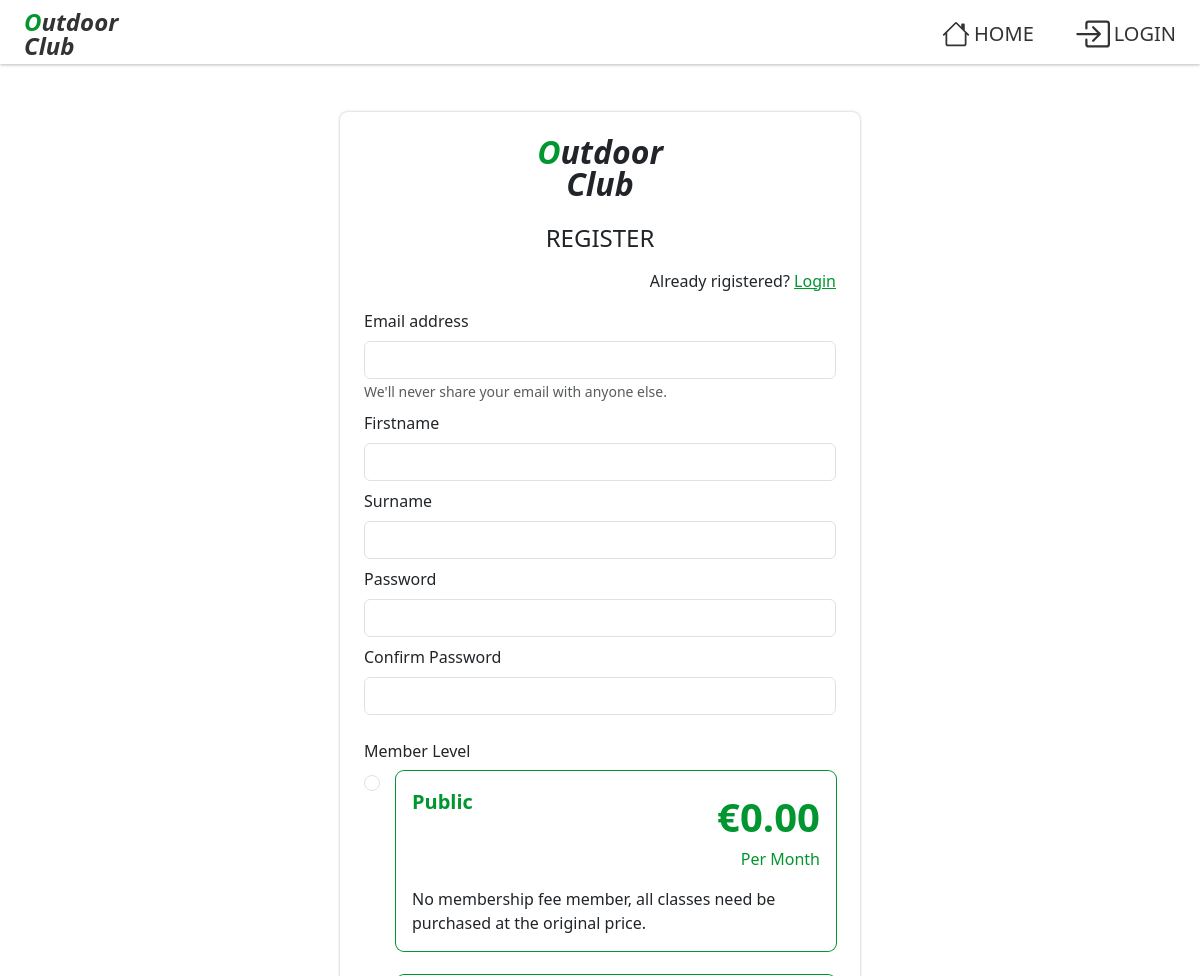
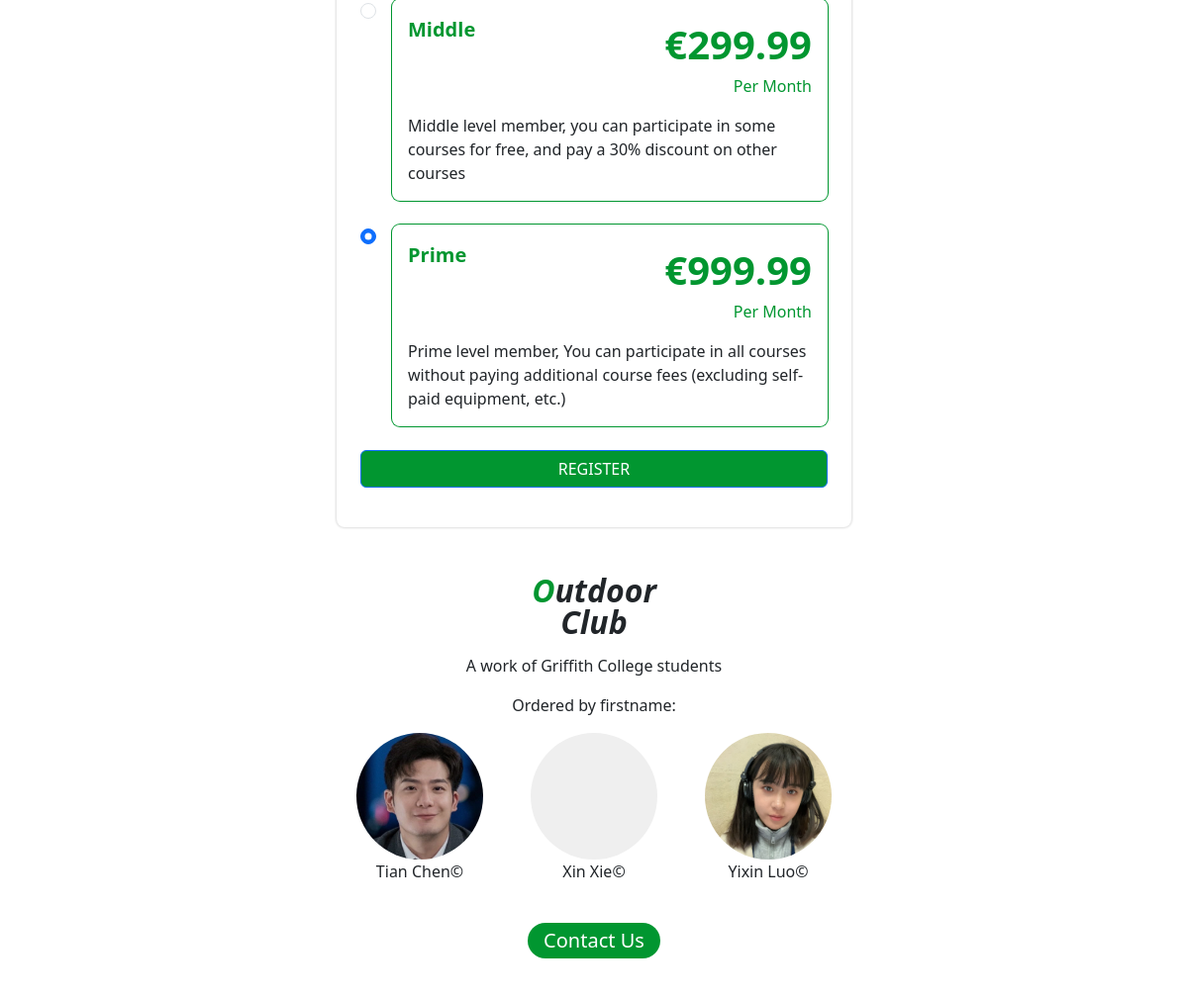
/register.php, run on the app's committed database (2 pictures, top to bottom).
### tables this page shows
create table if not exists member_level (
  `id` INT UNIQUE AUTO_INCREMENT,
  `name` varchar(50) not null,
  `fee` decimal(8,4) not null,
  `priority` INT not null,
  `desc` varchar(200) not null,
  `del_flag` INT not null default 0,
  `create_time` timestamp DEFAULT CURRENT_TIMESTAMP not null,
  primary key(id)
);

### api/getMemberLevels.php (called while the page is built)
<?php
include("databaseVariables.php");
$conn = new PDO("mysql:host=$servername", $username, $password);
$conn->setAttribute(PDO::ATTR_ERRMODE, PDO::ERRMODE_EXCEPTION);
$sql = "SELECT `id`, `name`, `fee`, `priority`, `desc`, `create_time` FROM sewagroup.member_level";
$memberLevelList = $conn->query($sql);
return $memberLevelList;

### register.php (the view, shortened to what this page needs)
<!DOCTYPE html>
<html>
<head>
    <link href="css/bootstrap.min.css" rel="stylesheet">
    <link rel="stylesheet" href="css/app.css" />
    <link rel="stylesheet" href="css/register.css" />
</head>
<body id="register" class="page-container d-flex flex-column">
    <?php include './app/views/header.php' ?>
    <?php
    include ("./api/getMemberLevels.php");
    ?>
    <section class="register-wrapper d-flex justify-content-center align-items-center">
        <section id="registerBox" class="p-4 w-100 mt-5">
            <h2 class="fw-bold text-center lh-1 fst-italic mb-4 mt-0 logo"><span
                    class="text-color-primary">O</span>utdoor
                </br> Club</h2>
            <h4 class="text-center">REGISTER</h4>
            <p class="text-end mt-3">Already rigistered? <a href="login.php" class="text-color-primary">Login</a></p>
            <form method="POST" action="<?php echo htmlspecialchars($_SERVER["PHP_SELF"]); ?>">
                <section class="mb-2">
                    <label for="email" class="form-label">Email address</label>
                    <input type="email" id="email" name="email" class="form-control" aria-describedby="emailHelp" required>
                    <span id="emailHelp" class="form-text">We'll never share your email with anyone else.</span><br />
                </section>
                <section class="mb-2">
                    <label for="firstname" class="form-label">Firstname</label>
                    <input type="text" id="firstname" name="firstname" class="form-control" required>
                </section>
                <section class="mb-2">
                    <label for="surname" class="form-label">Surname</label>
                    <input type="text" id="surname" name="surname" class="form-control" required>
                </section>
                <section class="mb-2">
                    <label for="password" class="form-label">Password</label>
                    <input type="password" id="password" name="password" class="form-control" required>
                </section>
                <section class="mb-4">
                    <label for="repeatPassword" class="form-label">Confirm Password</label>
                    <input type="password" id="repeatPassword" name="repeatPassword" class="form-control" required>
                </section>
                <section class="mb-4">
                    <label for="memberLevel" class="form-label">Member Level</label><br />
                    <?php
                    while ($row = $memberLevelList->fetch(PDO::FETCH_ASSOC)) {
                        echo '<section class="d-flex mb-4"><input value="' . $row["id"] . '" class="form-check-input" type="radio" name="memberLevel" id="' . $row["name"] . '" checked>';
                        echo '<label class="form-check-label level-item p-3 ms-3" for="' . $row["name"] . '">';
                        echo '<p class="text-color-primary d-flex justify-content-between"><b class="fs-5">' . $row["name"] . '</b><span class="text-end"><b class="fs-1">€' . number_format($row["fee"], 2) . '</b><br/>Per Month</span></p>';
                        echo '<span>' . $row["desc"] . '</span><br/>';
                        echo '</label></section>';
                    }
                    ?>
                </section>
                <button type="submit" class="btn btn-primary w-100 mb-3 bg-color-primary">REGISTER</button>
            </form>
        </section>
    </section>
    <?php include './app/views/footer.php' ?>
</body>
</html>

### app/views/header.php (shortened to what this page needs)
<?php
$current_path = $_SERVER['REQUEST_URI'];
$route = parse_url($current_path, PHP_URL_PATH);
?>
<nav class="navbar fixed-top bg-body-tertiary ps-4 pe-2 text-color-black">
    <a href="index.php" class="text-decoration-none">
        <p class="fs-4 mb-0 lh-1 fw-bold fst-italic logo"><span class="text-color-primary">O</span>utdoor </br> Club</p>
    </a>
    <span class="d-flex">
        <?php
        if (str_ends_with($route, '/') || str_ends_with($route, 'index.php')) {
            echo '<a href="class.php" class="p-2 d-flex align-items-center">
                <svg xmlns="http://www.w3.org/2000/svg" width="28" height="28" fill="currentColor"
                    class="bi bi-clipboard-pulse" viewBox="0 0 16 16">
                    <path fill-rule="evenodd"
                        d="M10 1.5a.5.5 0 0 0-.5-.5h-3a.5.5 0 0 0-.5.5v1a.5.5 0 0 0 .5.5h3a.5.5 0 0 0 .5-.5zm-5 0A1.5 1.5 0 0 1 6.5 0h3A1.5 1.5 0 0 1 11 1.5v1A1.5 1.5 0 0 1 9.5 4h-3A1.5 1.5 0 0 1 5 2.5zm-2 0h1v1H3a1 1 0 0 0-1 1V14a1 1 0 0 0 1 1h10a1 1 0 0 0 1-1V3.5a1 1 0 0 0-1-1h-1v-1h1a2 2 0 0 1 2 2V14a2 2 0 0 1-2 2H3a2 2 0 0 1-2-2V3.5a2 2 0 0 1 2-2m6.979 3.856a.5.5 0 0 0-.968.04L7.92 10.49l-.94-3.135a.5.5 0 0 0-.895-.133L4.232 10H3.5a.5.5 0 0 0 0 1h1a.5.5 0 0 0 .416-.223l1.41-2.115 1.195 3.982a.5.5 0 0 0 .968-.04L9.58 7.51l.94 3.135A.5.5 0 0 0 11 11h1.5a.5.5 0 0 0 0-1h-1.128z" />
                </svg>
                <span class="ms-1 link-text fs-5 fw-light">CLASSES</span>
            </a>';
        } else {
            echo '<a href="index.php" class="p-2 pe-3 d-flex align-items-center">
                <svg xmlns="http://www.w3.org/2000/svg" width="28" height="28" fill="currentColor" class="bi bi-house" viewBox="0 0 16 16">
                    <path d="M8.707 1.5a1 1 0 0 0-1.414 0L.646 8.146a.5.5 0 0 0 .708.708L2 8.207V13.5A1.5 1.5 0 0 0 3.5 15h9a1.5 1.5 0 0 0 1.5-1.5V8.207l.646.647a.5.5 0 0 0 .708-.708L13 5.793V2.5a.5.5 0 0 0-.5-.5h-1a.5.5 0 0 0-.5.5v1.293zM13 7.207V13.5a.5.5 0 0 1-.5.5h-9a.5.5 0 0 1-.5-.5V7.207l5-5z"/>
                </svg>
                <span class="ms-1 link-text fs-5 fw-light">HOME</span>
            </a>';
        }
        ?>
        <?php
        if (!str_ends_with($route, 'login.php')) {
            if (isset($_SESSION["email"])) {
                echo '<section class="dropdown d-flex align-items-center p-2 pe-3">
                <span class="ms-1 fs-5 fw-light d-flex align-items-center dropdown-toggle" type="button" data-bs-toggle="dropdown" aria-expanded="false">
                    <svg xmlns="http://www.w3.org/2000/svg" width="28" height="28" fill="currentColor" class="bi bi-person-circle" viewBox="0 0 16 16">
                    <path d="M11 6a3 3 0 1 1-6 0 3 3 0 0 1 6 0"/>
                    <path fill-rule="evenodd" d="M0 8a8 8 0 1 1 16 0A8 8 0 0 1 0 8m8-7a7 7 0 0 0-5.468 11.37C3.242 11.226 4.805 10 8 10s4.757 1.225 5.468 2.37A7 7 0 0 0 8 1"/>
                    </svg>
                    <span class="ms-1 link-text fs-5 fw-light">ACCOUNT</span>
                </span>
                <ul class="dropdown-menu dropdown-menu-end p-2">';
                if (isset($_SESSION['firstname'])) {
                    echo '<li>Hello, ' . $_SESSION['firstname'] . '</li>';
                }
                echo '<li><a href="login.php?action=logout" type="button" class="btn btn-sm text-white btn-danger w-100 mt-4 text-decoration-none">Logout</button></a>';
            } else {
                echo '<a href="login.php" class="p-2 ms-3 me-2 d-flex align-items-center">';
                echo '<svg xmlns="http://www.w3.org/2000/svg" width="36" height="36" fill="currentColor" class="bi bi-box-arrow-in-right" viewBox="0 0 16 16">
                <path fill-rule="evenodd" d="M6 3.5a.5.5 0 0 1 .5-.5h8a.5.5 0 0 1 .5.5v9a.5.5 0 0 1-.5.5h-8a.5.5 0 0 1-.5-.5v-2a.5.5 0 0 0-1 0v2A1.5 1.5 0 0 0 6.5 14h8a1.5 1.5 0 0 0 1.5-1.5v-9A1.5 1.5 0 0 0 14.5 2h-8A1.5 1.5 0 0 0 5 3.5v2a.5.5 0 0 0 1 0z"/>
                <path fill-rule="evenodd" d="M11.854 8.354a.5.5 0 0 0 0-.708l-3-3a.5.5 0 1 0-.708.708L10.293 7.5H1.5a.5.5 0 0 0 0 1h8.793l-2.147 2.146a.5.5 0 0 0 .708.708z"/>
                </svg><span class="ms-1 link-text fs-5 fw-light">LOGIN</span></a>';
            }
        }
        ?>
    </span>
</nav>

### app/views/footer.php
<footer class="w-100 mt-4 text-center p-4 bg-body">
    <h2 class="fw-bold text-center lh-1 fst-italic mb-3 logo"><span class="text-color-primary">O</span>utdoor
        </br> Club</h2>
    <p class="mb-3">A work of Griffith College students</p>
    <p class="mb-3">Ordered by firstname:</p>
    <section class="avatar-list d-flex align-items-center justify-content-center">
        <section class="ps-4 pe-4">
            <section class="avatar" style="background-image: url('./images/tian.jpg');"></section>
            <p>Tian Chen&copy;</p>
        </section>
        <section class="ps-4 pe-4">
            <section class="avatar" style="background-image: url('./images/xin.jpg');"></section>
            <p>Xin Xie&copy;</p>
        </section>
        <section class="ps-4 pe-4">
            <section class="avatar" style="background-image: url('./images/yixin.jpg');"></section>
            <p>Yixin Luo&copy;</p>
        </section>
    </section>
    <?php
        if (!str_ends_with($route, '/contact.php')) {
            echo '<a href="contact.php"><span class="badge fw-medium rounded-pill bg-color-primary fs-5 mt-4 mb-3 p-3 pt-2 pb-2">Contact Us</span></a>';
        }
    ?>
</footer>

### css/app.css (style rules this page uses)
body { min-width: 320px; }
.page-container { padding-top: 4rem; }
.text-color-black { color: #333 !important; }
.text-color-primary { color: #019630 !important; }
.bg-color-primary { background-color: #019630 !important; }
nav { min-width: 320px; }
footer { min-width: 320px; }
.navbar { height: 4rem; background-color: white !important; box-shadow: 0 1px 3px 0px #bbb; }
.navbar a { color: inherit; text-decoration: none; }
.avatar { width: 8rem; height: 8rem; border-radius: 50%; background-color: #efefef; background-position: center; background-size: cover; background-repeat: no-repeat; }

### data on the page
member_level: name "Public", fee "0.00", desc "No membership fee member, all classes need be purchased at the original price."
member_level: name "Middle", fee "299.99", desc "Middle level member, you can participate in some courses for free, and pay a 30% discount on other courses"
member_level: name "Prime", fee "999.99", desc "Prime level member, You can participate in all courses without paying additional course fees (excluding self-paid equipment, etc.)"
